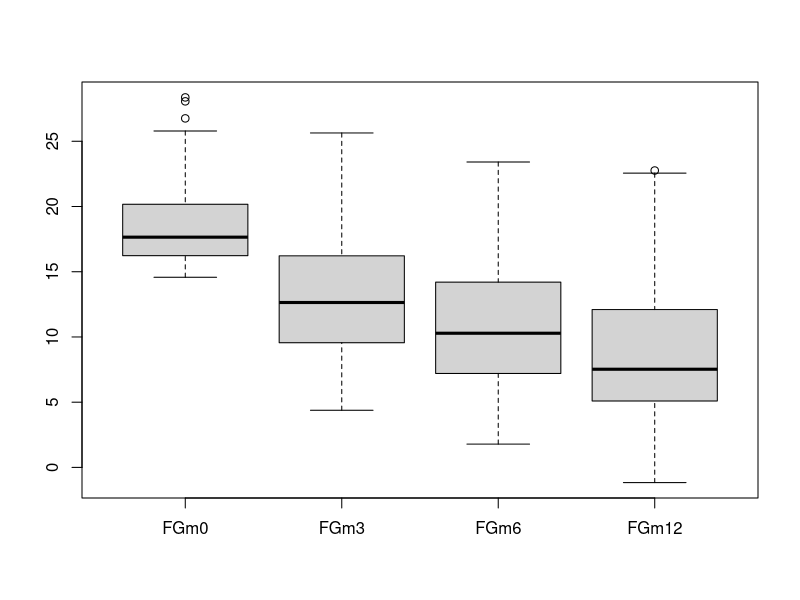
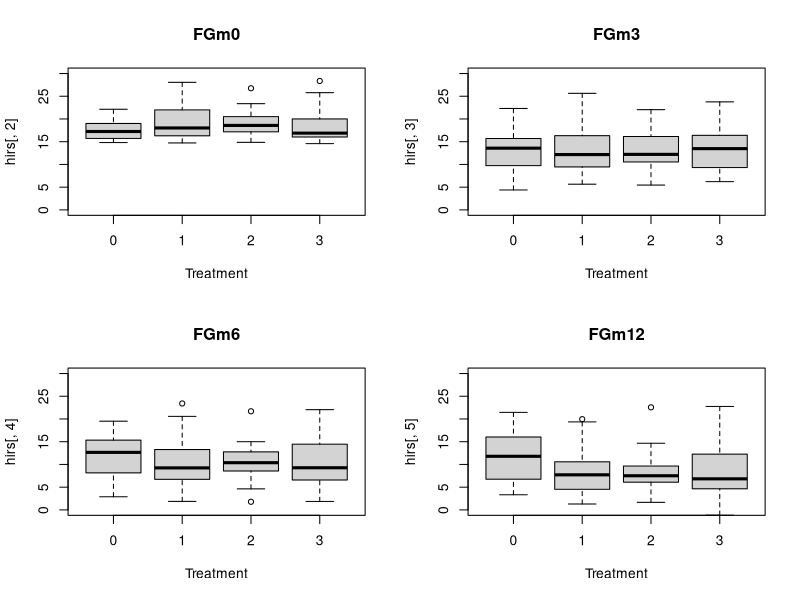
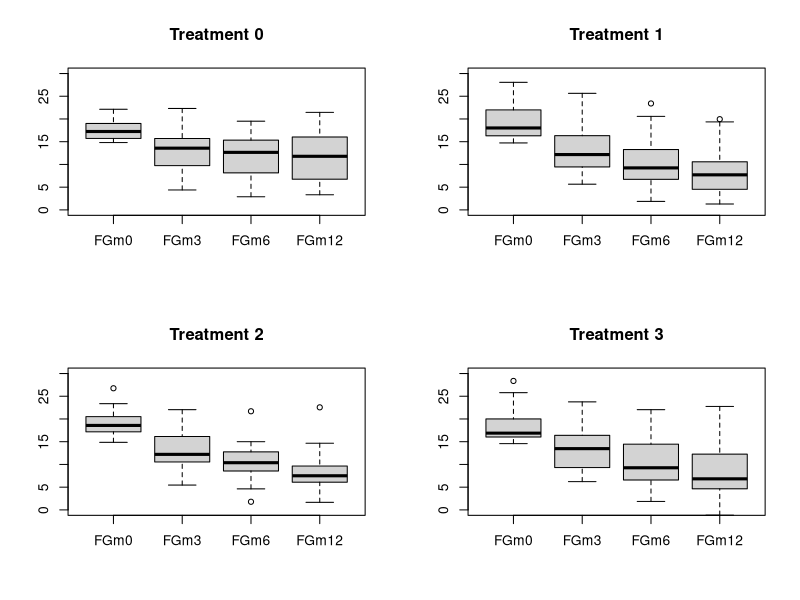
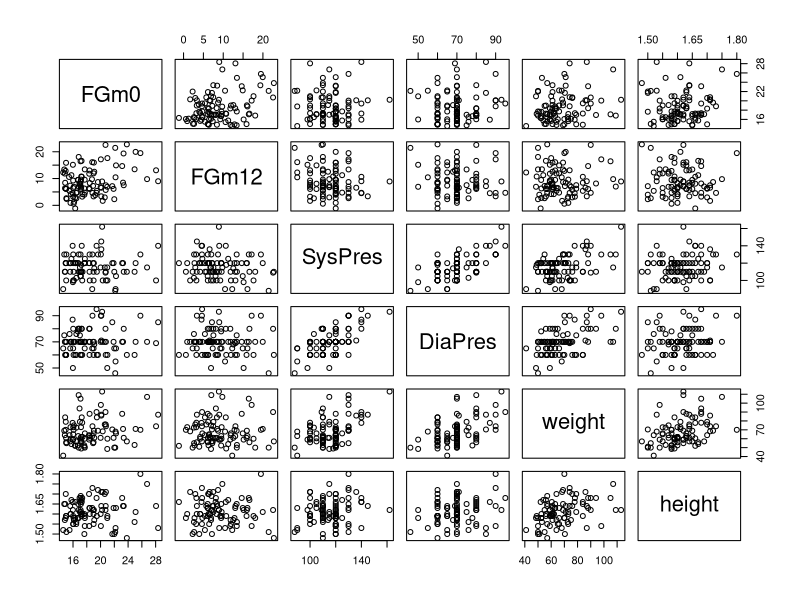
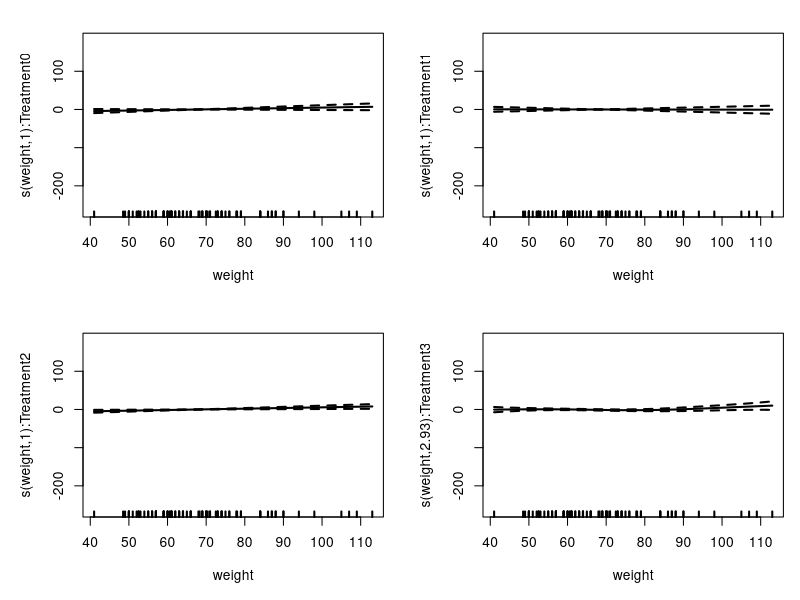
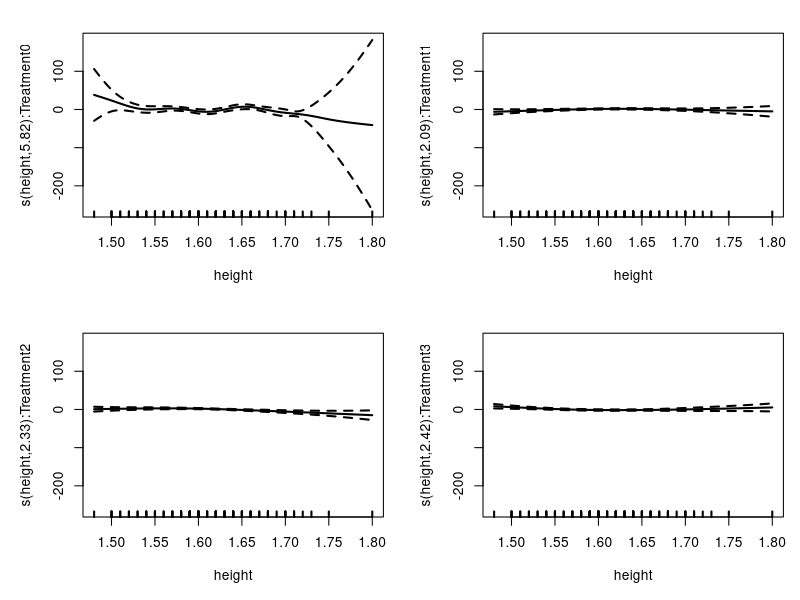
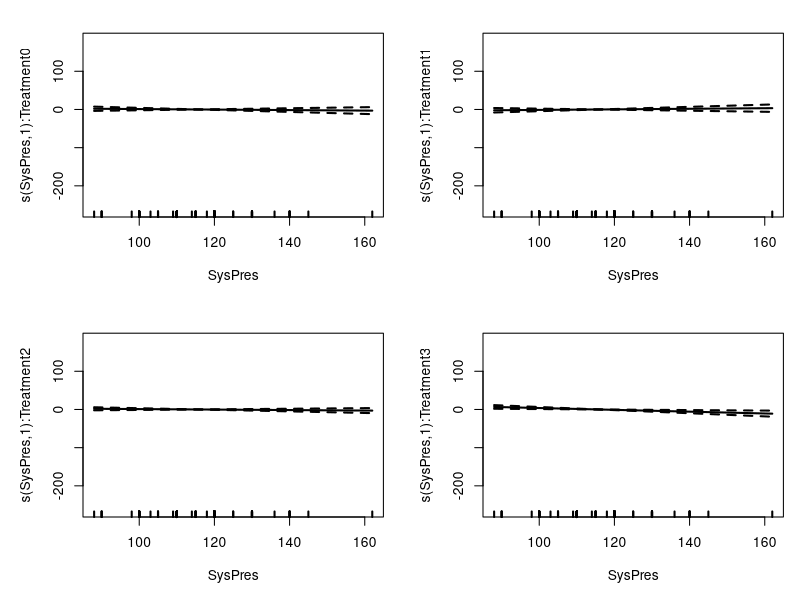
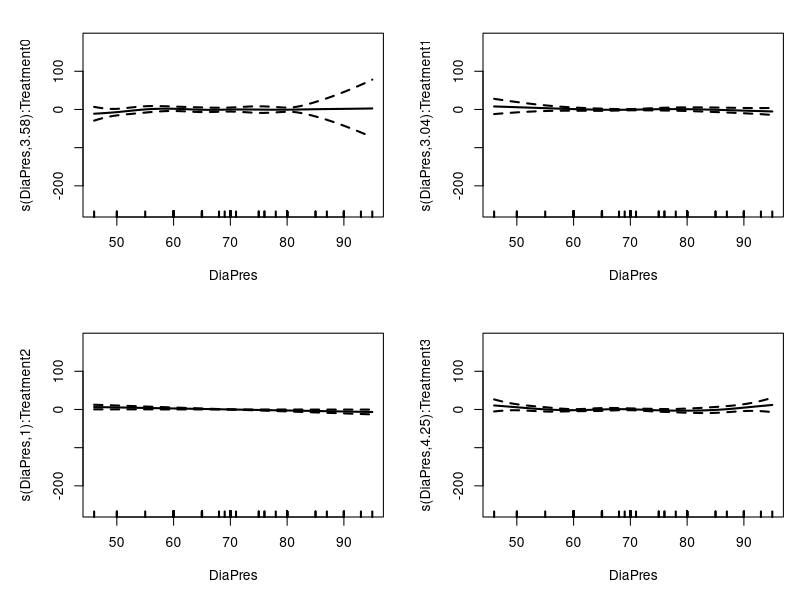

Write the R code that produced these figures, in order. (Note: a time limit stopped this script after it produced the figures.)
## ---- chunk 1
# load data
hirs <- read.table("hirsutism.dat",header=T, sep="\t",fill=TRUE)
hirs$Treatment = as.factor(hirs$Treatment)
summary(hirs)
attach(hirs)

boxplot(hirs[,2:5])

par(mfrow=c(2,2))
boxplot(hirs[,2]~Treatment,ylim=c(0,30), main=names(hirs)[2], xlab="Treatment")
boxplot(hirs[,3]~Treatment,ylim=c(0,30), main=names(hirs)[3], xlab="Treatment")
boxplot(hirs[,4]~Treatment,ylim=c(0,30), main=names(hirs)[4], xlab="Treatment")
boxplot(hirs[,5]~Treatment,ylim=c(0,30), main=names(hirs)[5], xlab="Treatment")
par(mfrow=c(1,1))

par(mfrow=c(2,2))
boxplot(hirs[Treatment==0,2:5],ylim=c(0,30), main="Treatment 0")
boxplot(hirs[Treatment==1,2:5],ylim=c(0,30), main="Treatment 1")
boxplot(hirs[Treatment==2,2:5],ylim=c(0,30), main="Treatment 2")
boxplot(hirs[Treatment==3,2:5],ylim=c(0,30), main="Treatment 3")
par(mfrow=c(1,1))

plot(hirs[,c(-1,-3,-4)])

## ---- chunk 2
library(mgcv)
## ---- chunk 3
gam1.0 <- gam(FGm12 ~ FGm0 + Treatment+s(weight, by=Treatment) + s(height, by=Treatment)+
                s(SysPres, by=Treatment) + s(DiaPres, by=Treatment), data=hirs)
summary(gam1.0)
## ---- chunk 4
plot(gam1.0,pages=4, residuals=TRUE, shade=TRUE, cex=2, lwd=2)
## ---- chunk 5
vis.gam(gam1.0,view=c("FGm0","weight"),
        theta = 60, phi = 25, r = sqrt(3), d = 1,)

vis.gam(gam1.0,view=c("FGm0","height"),
        theta = 60, phi = 10, r = sqrt(3), d = 1,)

vis.gam(gam1.0,view=c("FGm0","SysPres"),
        theta = 60, phi = 25, r = sqrt(3), d = 1,)

vis.gam(gam1.0,view=c("FGm0","DiaPres"),
        theta = 60, phi = 10, r = sqrt(3), d = 1,)

op <- par(mfrow=c(1,2))
vis.gam(gam1.0, view=c("FGm0","weight"), plot.type = "contour")
vis.gam(gam1.0, view=c("FGm0","height"), plot.type = "contour")
par(op)
op <- par(mfrow=c(1,2))
vis.gam(gam1.0, view=c("FGm0","SysPres"), plot.type = "contour")
vis.gam(gam1.0, view=c("FGm0","DiaPres"), plot.type = "contour")
par(op)
## ---- chunk 6
gam.check(gam1.0)
## ---- chunk 7
gam2.0 <- gam(FGm12 ~ FGm0 + te(height, weight, by=Treatment)+te(DiaPres, SysPres, by=Treatment), data=hirs)
summary(gam2.0)
## ---- chunk 8
par(mfrow=c(4,2))
plot(gam2.0,pages=2, residuals=TRUE, shade=TRUE, cex=2, lwd=2)
## ---- chunk 9
vis.gam(gam2.0,view=c("FGm0","weight"),
        theta = 40, phi = 35, r = sqrt(4), d = 1,)

vis.gam(gam2.0, view=c("FGm0","weight"), plot.type = "contour")
## ---- chunk 10
gam.check(gam2.0)
## ---- chunk 11
gam3.0 <- gam(FGm12 ~ FGm0 + te(weight, height, by=Treatment) +
                s(SysPres, by=Treatment) + s(DiaPres, by=Treatment), data=hirs)
summary(gam3.0)

## ---- chunk 12
par(mfrow=c(4,2))
plot(gam3.0,pages=3, residuals=TRUE, shade=TRUE, cex=2, lwd=2)
## ---- chunk 13
vis.gam(gam3.0,view=c("FGm0","weight"),
        theta = 40, phi = 35, r = sqrt(4), d = 1,)

vis.gam(gam3.0, view=c("weight","height"), plot.type = "contour")

vis.gam(gam3.0, view=c("DiaPres","SysPres"), plot.type = "contour")

## ---- chunk 14
gam.check(gam3.0)
## ---- chunk 15
gam4.0 <- gam(FGm12 ~ FGm0 + s(weight, by=Treatment) + s(height, by=Treatment) +
                te(SysPres, DiaPres, by=Treatment), data=hirs)
summary(gam4.0)

## ---- chunk 16
par(mfrow=c(4,2))
plot(gam4.0,pages=3, residuals=TRUE, shade=TRUE, cex=2, lwd=2)
## ---- chunk 17
vis.gam(gam4.0,view=c("FGm0","weight"),
        theta = 40, phi = 35, r = sqrt(4), d = 1,)

vis.gam(gam4.0, view=c("weight","height"), plot.type = "contour")
vis.gam(gam4.0, view=c("DiaPres","SysPres"), plot.type = "contour")
## ---- chunk 18
gam.check(gam4.0)
## ---- chunk 19
anova(gam1.0, gam2.0, test="F")
## ---- chunk 20
anova(gam1.0, gam3.0, test="F")
## ---- chunk 21
anova(gam1.0, gam4.0, test="F")
## ---- chunk 22
anova(gam2.0, gam3.0, test="F")
## ---- chunk 23
anova(gam1.0, gam2.0, gam3.0, gam4.0, test="F")
## ---- chunk 24
anova(gam1.0, gam2.0, gam3.0, test="F")
## ---- chunk 25
par(mfrow=c(2,2))
plot(gam3.0,pages=3, residuals=TRUE, shade=TRUE, cex=2, lwd=2)
## ---- chunk 26
vis.gam(gam3.0, view=c("height","weight"), plot.type = "persp", theta=30, phi=30)
## ---- chunk 27
vis.gam(gam3.0, view=c("SysPres","DiaPres"), plot.type = "persp", theta=30, phi=30)
## ---- chunk 28
par(mfrow=c(1,2))
vis.gam(gam3.0, view=c("height","DiaPres"), plot.type = "persp", theta=30, phi=30)
vis.gam(gam3.0, view=c("weight","DiaPres"), plot.type = "persp", theta=30, phi=30)
